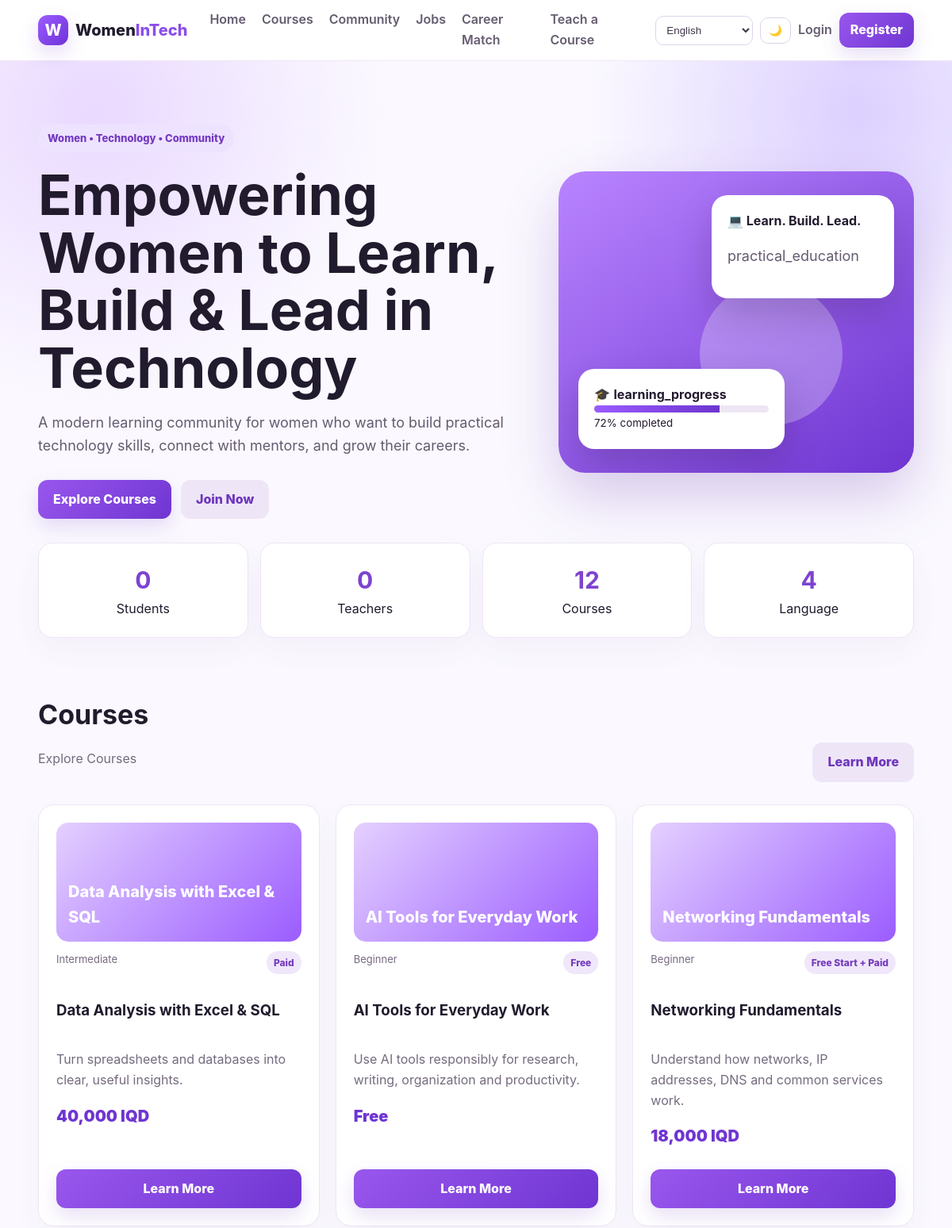
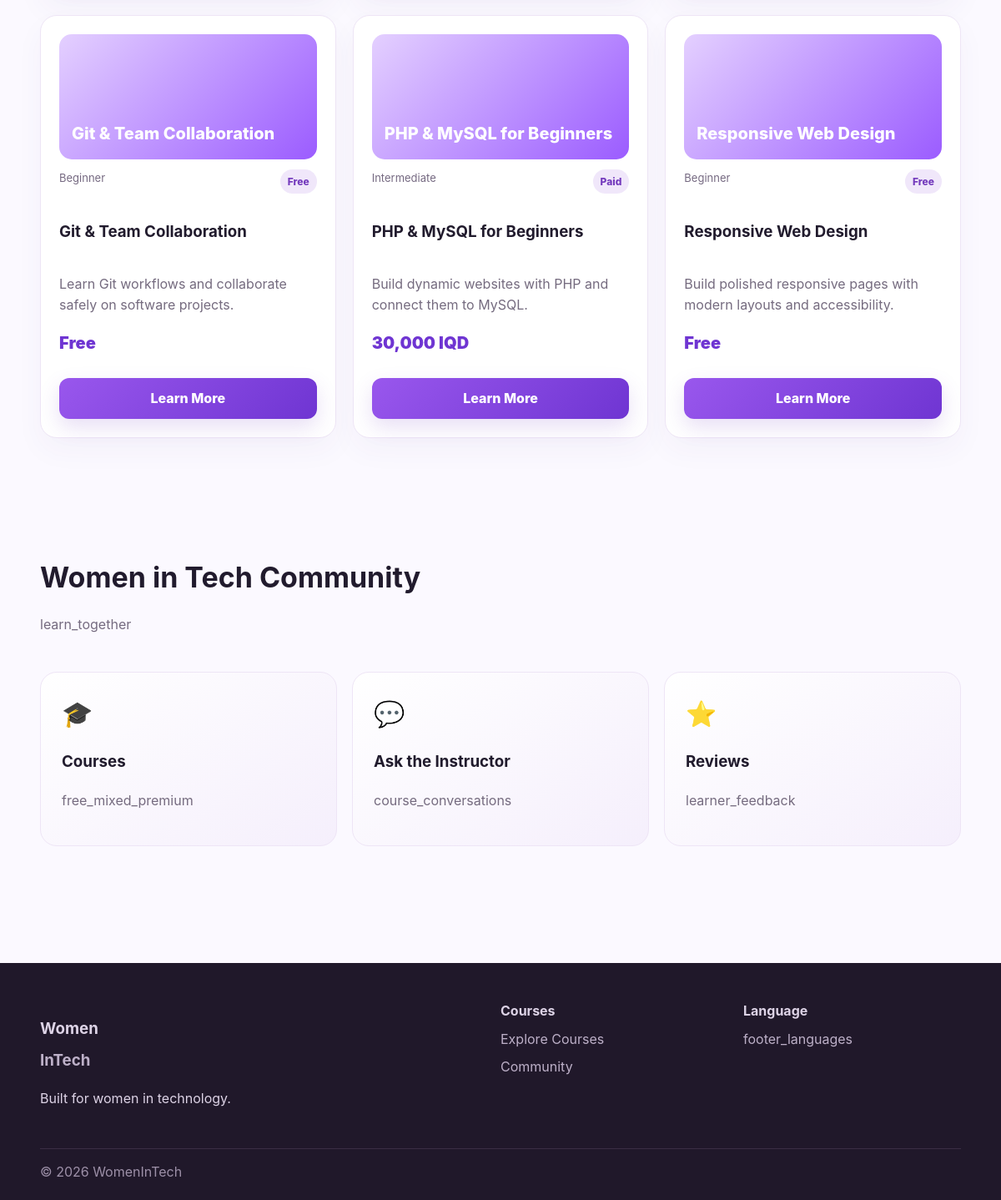
The page / on the database its author committed (2 pictures, top to bottom).
### tables this page shows
CREATE TABLE courses (
 id INT AUTO_INCREMENT PRIMARY KEY,
 teacher_id INT NULL,
 title_en VARCHAR(255) NOT NULL,
 title_ar VARCHAR(255) NOT NULL,
 title_ckb VARCHAR(255) NOT NULL,
 title_badini VARCHAR(255) NOT NULL,
 description_en TEXT NOT NULL,
 description_ar TEXT NOT NULL,
 description_ckb TEXT NOT NULL,
 description_badini TEXT NOT NULL,
 long_description_en TEXT NOT NULL,
 long_description_ar TEXT NOT NULL,
 long_description_ckb TEXT NOT NULL,
 long_description_badini TEXT NOT NULL,
 level VARCHAR(50) DEFAULT 'Beginner',
 type ENUM('free','mixed','paid') NOT NULL DEFAULT 'free',
 price_iqd INT NOT NULL DEFAULT 0,
 lessons_count INT NOT NULL DEFAULT 0,
 status ENUM('draft','published') NOT NULL DEFAULT 'published',
 created_at TIMESTAMP DEFAULT CURRENT_TIMESTAMP,
 FOREIGN KEY (teacher_id) REFERENCES users(id) ON DELETE SET NULL
);

### includes/bootstrap.php (called while the page is built, shortened)
<?php
$lang = $_GET['lang'] ?? $_SESSION['lang'] ?? 'en';
foreach ($courseCatalogTranslations as $locale => $items) {
    $translations[$locale] = array_merge($items, $translations[$locale] ?? []);
}
function t(string $key): string {
    global $translations, $lang;
    return $translations[$lang][$key] ?? $translations['en'][$key] ?? $key;
}
function e(?string $value): string { return htmlspecialchars($value ?? '', ENT_QUOTES, 'UTF-8'); }
function isLoggedIn(): bool { return isset($_SESSION['user_id']); }
function localizedColumn(string $base): string {
    global $lang;
    return match($lang) {
        'ar' => $base.'_ar',
        'ckb' => $base.'_ckb',
        'kurdish_badini' => $base.'_badini',
        default => $base.'_en'
    };
}
?>

### index.php (the view, shortened to what this page needs)
<?php
require_once __DIR__.'/includes/bootstrap.php';
$courseCount=(int)$pdo->query("SELECT COUNT(*) FROM courses WHERE status='published'")->fetchColumn();
$studentCount=(int)$pdo->query("SELECT COUNT(*) FROM users WHERE role='student'")->fetchColumn();
$teacherCount=(int)$pdo->query("SELECT COUNT(*) FROM users WHERE role='teacher'")->fetchColumn();
$featured=$pdo->query("SELECT * FROM courses WHERE status='published' ORDER BY id DESC LIMIT 6")->fetchAll();
require __DIR__.'/includes/header.php';
?>
<section class="hero"><div class="container hero-grid">
<div><span class="eyebrow">Women • Technology • Community</span><h1><?= t('hero_title') ?></h1><p><?= t('hero_text') ?></p>
<div class="hero-actions"><a class="btn" href="/women_in_tech_php/courses/index.php?lang=<?=e($lang)?>"><?=t('explore_courses')?></a><a class="btn secondary" href="/women_in_tech_php/auth/register.php?lang=<?=e($lang)?>"><?=t('join_now')?></a></div></div>
<div class="hero-art"><div class="hero-orb"></div><div class="hero-card one">💻<strong> <?=t('learn_build_lead')?></strong><p><?=t('practical_education')?></p></div><div class="hero-card two">🎓 <strong><?=t('learning_progress')?></strong><div class="progressbar"><span style="width:72%"></span></div><small>72% <?=t('completed')?></small></div></div>
</div></section>
<div class="container stats">
<div class="stat"><strong><?=number_format($studentCount)?></strong><?=t('students')?></div><div class="stat"><strong><?=number_format($teacherCount)?></strong><?=t('teachers')?></div><div class="stat"><strong><?=number_format($courseCount)?></strong><?=t('courses_count')?></div><div class="stat"><strong>4</strong><?=t('language')?></div>
</div>
<section class="section"><div class="container"><div class="section-head"><div><h2><?=t('courses')?></h2><p class="muted"><?=t('explore_courses')?></p></div><a class="btn secondary" href="/women_in_tech_php/courses/index.php?lang=<?=e($lang)?>"><?=t('learn_more')?></a></div>
<div class="grid"><?php foreach($featured as $c): ?><article class="card course-card"><div class="course-cover"><?=e($c[localizedColumn('title')])?></div><div class="course-meta"><span><?=e($c['level'])?></span><span class="pill"><?= $c['type']==='free'?t('free'):($c['type']==='mixed'?t('mixed'):t('paid')) ?></span></div><h3><?=e($c[localizedColumn('title')])?></h3><p class="muted"><?=e($c[localizedColumn('description')])?></p><div><span class="price"><?=$c['price_iqd']>0?number_format((int)$c['price_iqd']).' '.t('iqd'):t('free')?></span></div><br><a class="btn" href="/women_in_tech_php/courses/details.php?id=<?=$c['id']?>&lang=<?=e($lang)?>"><?=t('learn_more')?></a></article><?php endforeach; ?></div></div></section>
<section class="section"><div class="container"><div class="section-head"><div><h2><?=t('community_title')?></h2><p class="muted"><?=t('learn_together')?></p></div></div><div class="feature-grid"><div class="feature"><div class="feature-icon">🎓</div><h3><?=t('courses')?></h3><p class="muted"><?=t('free_mixed_premium')?></p></div><div class="feature"><div class="feature-icon">💬</div><h3><?=t('ask_teacher')?></h3><p class="muted"><?=t('course_conversations')?></p></div><div class="feature"><div class="feature-icon">⭐</div><h3><?=t('reviews')?></h3><p class="muted"><?=t('learner_feedback')?></p></div></div></div></section>
<?php require __DIR__.'/includes/footer.php'; ?>

### includes/header.php (shortened to what this page needs)
<?php require_once __DIR__.'/bootstrap.php'; ?>
<!doctype html>
<html lang="<?= e($lang) ?>" dir="<?= $lang === 'en' ? 'ltr' : 'rtl' ?>">
<head>
<link rel="stylesheet" href="/women_in_tech_php/assets/css/style.css?v=20261003-courses-fix">
</head>
<body>
<header class="site-header">
  <div class="container nav">
    <a class="brand" href="/women_in_tech_php/index.php?lang=<?= e($lang) ?>">
      <span class="brand-mark">W</span><span>Women<span class="brand-accent">InTech</span></span>
    </a>
    <nav>
      <a href="/women_in_tech_php/index.php?lang=<?= e($lang) ?>"><?= t('home') ?></a>
      <a href="/women_in_tech_php/courses/index.php?lang=<?= e($lang) ?>"><?= t('courses') ?></a>
      <a href="/women_in_tech_php/community/index.php?lang=<?= e($lang) ?>"><?= t('community') ?></a>
      <a href="/women_in_tech_php/jobs/index.php?lang=<?= e($lang) ?>"><?= t('jobs') ?></a>
      <a href="/women_in_tech_php/jobs/career_match.php?lang=<?= e($lang) ?>"><?= t('career_match') ?></a>
      <a href="/women_in_tech_php/teach/course_submit.php?lang=<?= e($lang) ?>"><?= t('teach_course') ?></a>
    </nav>
    <div class="nav-actions">
      <?php $path = strtok($_SERVER['REQUEST_URI'], '?'); $query = $_GET; unset($query['lang']); ?>
      <select onchange="location.href=this.value" aria-label="<?= t('language') ?>">
        <?php foreach (['en'=>'English','ar'=>'العربية','ckb'=>'کوردی سۆرانی','kurdish_badini'=>'کوردی بادینی'] as $code=>$label): ?>
          <?php $q=$query; $q['lang']=$code; ?>
          <option value="<?= e($path.'?'.http_build_query($q)) ?>" <?= $lang===$code?'selected':'' ?>><?= $label ?></option>
        <?php endforeach; ?>
      </select>
      <button class="icon-btn" id="themeToggle" type="button" title="<?=e(t('theme'))?>">🌙</button>
      <?php if (isLoggedIn()): ?>
        <a class="btn small" href="/women_in_tech_php/dashboard/index.php?lang=<?= e($lang) ?>"><?= t('dashboard') ?></a>
        <a class="text-btn" href="/women_in_tech_php/auth/logout.php?lang=<?= e($lang) ?>"><?= t('logout') ?></a>
      <?php else: ?>
        <a class="text-btn" href="/women_in_tech_php/auth/login.php?lang=<?= e($lang) ?>"><?= t('login') ?></a>
        <a class="btn small" href="/women_in_tech_php/auth/register.php?lang=<?= e($lang) ?>"><?= t('register') ?></a>
      <?php endif; ?>
    </div>
  </div>
</header>
<main>

### includes/footer.php (shortened to what this page needs)
</main>
<footer class="footer">
  <div class="container footer-grid">
    <div><h3>Women<span class="brand-accent">InTech</span></h3><p><?= t('footer') ?></p></div>
    <div><strong><?= t('courses') ?></strong><a href="/women_in_tech_php/courses/index.php?lang=<?= e($lang) ?>"><?= t('explore_courses') ?></a><a href="/women_in_tech_php/community/index.php?lang=<?= e($lang) ?>"><?= t('community') ?></a></div>
    <div><strong><?= t('language') ?></strong><span><?=t('footer_languages')?></span></div>
  </div>
  <div class="container footer-bottom">© <?= date('Y') ?> WomenInTech</div>
</footer>
</body></html>

### rows shown on the page
courses: title_en "Data Analysis with Excel & SQL", level "Intermediate", type "Paid", description_en "Turn spreadsheets and databases into clear, useful insights.", price_iqd "40,000"
courses: title_en "AI Tools for Everyday Work", level "Beginner", type "Free", description_en "Use AI tools responsibly for research, writing, organization and productivity."
courses: title_en "Networking Fundamentals", level "Beginner", type "Free Start + Paid", description_en "Understand how networks, IP addresses, DNS and common services work.", price_iqd "18,000"
courses: title_en "Git & Team Collaboration", level "Beginner", type "Free", description_en "Learn Git workflows and collaborate safely on software projects."
courses: title_en "PHP & MySQL for Beginners", level "Intermediate", type "Paid", description_en "Build dynamic websites with PHP and connect them to MySQL.", price_iqd "30,000"
courses: title_en "Responsive Web Design", level "Beginner", type "Free", description_en "Build polished responsive pages with modern layouts and accessibility."

### other values the page prints
t('home') "Home"
t('courses') "Courses"
t('community') "Community"
t('jobs') "Jobs"
t('career_match') "Career Match"
t('teach_course') "Teach a Course"
t('login') "Login"
t('register') "Register"
t('hero_title') "Empowering Women to Learn, Build & Lead in Technology"
t('hero_text') "A modern learning community for women who want to build practical technology skills, connect with mentors, and grow their careers."
t('explore_courses') "Explore Courses"
t('join_now') "Join Now"
t('learn_build_lead') "Learn. Build. Lead."
t('practical_education') "practical_education"
t('learning_progress') "learning_progress"
